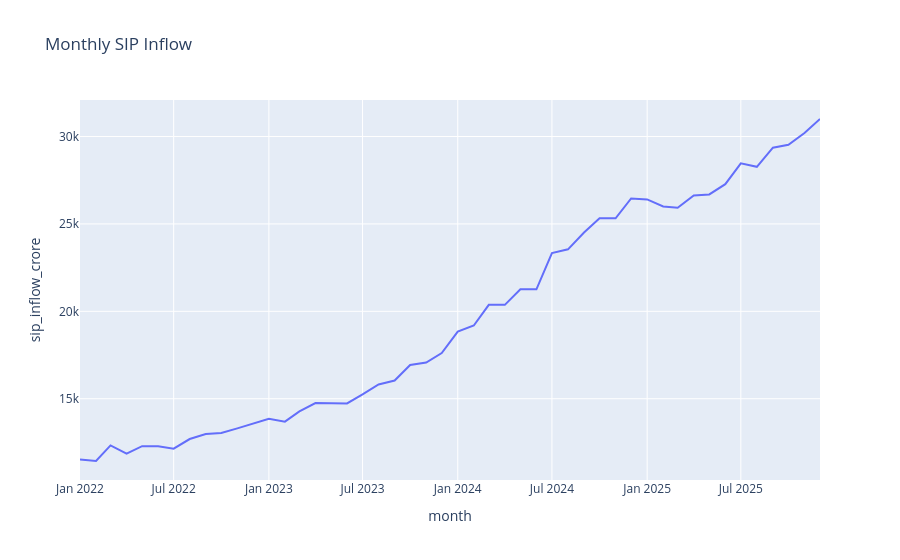

This figure's notebook cell:
### Code cell
sip["month"] = pd.to_datetime(sip["month"])

fig = px.line(
    sip,
    x="month",
    y="sip_inflow_crore",
    title="Monthly SIP Inflow"
)

fig.show()

fig.write_html("../charts/sip_trend.html")

### Figure 1 — Plotly figure (JSON) as saved in the notebook; plotly's stock layout.template omitted (floating-point values rounded to 4 significant figures)
{"data": [{"hovertemplate": "month=%{x}<br>sip_inflow_crore=%{y}<extra></extra>", "legendgroup": "", "line": {"color": "#636efa", "dash": "solid"}, "marker": {"symbol": "circle"}, "mode": "lines", "name": "", "orientation": "v", "showlegend": false, "type": "scatter", "x": ["2022-01-01T00:00:00", "2022-02-01T00:00:00", "2022-03-01T00:00:00", "2022-04-01T00:00:00", "2022-05-01T00:00:00", "2022-06-01T00:00:00", "2022-07-01T00:00:00", "2022-08-01T00:00:00", "2022-09-01T00:00:00", "2022-10-01T00:00:00", "2022-11-01T00:00:00", "2022-12-01T00:00:00", "2023-01-01T00:00:00", "2023-02-01T00:00:00", "2023-03-01T00:00:00", "2023-04-01T00:00:00", "2023-05-01T00:00:00", "2023-06-01T00:00:00", "2023-07-01T00:00:00", "2023-08-01T00:00:00", "2023-09-01T00:00:00", "2023-10-01T00:00:00", "2023-11-01T00:00:00", "2023-12-01T00:00:00", "2024-01-01T00:00:00", "2024-02-01T00:00:00", "2024-03-01T00:00:00", "2024-04-01T00:00:00", "2024-05-01T00:00:00", "2024-06-01T00:00:00", "2024-07-01T00:00:00", "2024-08-01T00:00:00", "2024-09-01T00:00:00", "2024-10-01T00:00:00", "2024-11-01T00:00:00", "2024-12-01T00:00:00", "2025-01-01T00:00:00", "2025-02-01T00:00:00", "2025-03-01T00:00:00", "2025-04-01T00:00:00", "2025-05-01T00:00:00", "2025-06-01T00:00:00", "2025-07-01T00:00:00", "2025-08-01T00:00:00", "2025-09-01T00:00:00", "2025-10-01T00:00:00", "2025-11-01T00:00:00", "2025-12-01T00:00:00"], "xaxis": "x", "y": [11517, 11438, 12328, 11863, 12286, 12276, 12140, 12694, 12976, 13040, 13306, 13573, 13856, 13687, 14276, 14749, 14749, 14734, 15245, 15814, 16042, 16928, 17073, 17610, 18838, 19187, 20371, 20371, 21262, 21262, 23332, 23547, 24509, 25323, 25320, 26459, 26400, 25999, 25926, 26632, 26688, 27274, 28464, 28265, 29361, 29529, 30200, 31002], "yaxis": "y"}], "layout": {"legend": {"tracegroupgap": 0}, "title": {"text": "Monthly SIP Inflow"}, "xaxis": {"anchor": "y", "domain": [0, 1], "title": {"text": "month"}}, "yaxis": {"anchor": "x", "domain": [0, 1], "title": {"text": "sip_inflow_crore"}}}}
